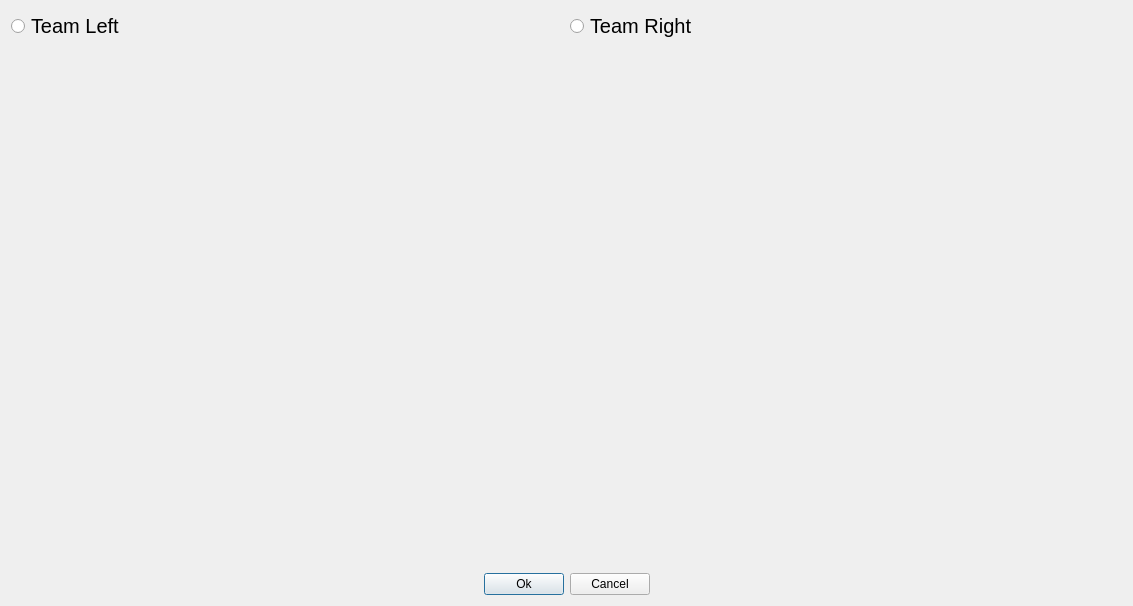
<?xml version="1.0" encoding="UTF-8"?>
<ui version="4.0">
 <class>SnitchCatch</class>
 <widget class="QDialog" name="SnitchCatch">
  <property name="geometry">
   <rect>
    <x>0</x>
    <y>0</y>
    <width>1133</width>
    <height>606</height>
   </rect>
  </property>
  <property name="windowTitle">
   <string>Snitch Catch</string>
  </property>
  <layout class="QVBoxLayout" name="verticalLayout">
   <item>
    <layout class="QHBoxLayout" name="horizontalLayout">
     <item>
      <widget class="QRadioButton" name="teamLeftButton">
       <property name="font">
        <font>
         <pointsize>15</pointsize>
        </font>
       </property>
       <property name="text">
        <string>Team Left</string>
       </property>
      </widget>
     </item>
     <item>
      <widget class="QRadioButton" name="teamRightButton">
       <property name="font">
        <font>
         <pointsize>15</pointsize>
        </font>
       </property>
       <property name="text">
        <string>Team Right</string>
       </property>
      </widget>
     </item>
    </layout>
   </item>
   <item>
    <spacer name="verticalSpacer">
     <property name="orientation">
      <enum>Qt::Vertical</enum>
     </property>
     <property name="sizeHint" stdset="0">
      <size>
       <width>20</width>
       <height>40</height>
      </size>
     </property>
    </spacer>
   </item>
   <item>
    <layout class="QHBoxLayout" name="horizontalLayout_2">
     <item>
      <spacer name="horizontalSpacer">
       <property name="orientation">
        <enum>Qt::Horizontal</enum>
       </property>
       <property name="sizeHint" stdset="0">
        <size>
         <width>40</width>
         <height>20</height>
        </size>
       </property>
      </spacer>
     </item>
     <item>
      <widget class="QPushButton" name="okButton">
       <property name="text">
        <string>Ok</string>
       </property>
      </widget>
     </item>
     <item>
      <widget class="QPushButton" name="cancelButton">
       <property name="text">
        <string>Cancel</string>
       </property>
      </widget>
     </item>
     <item>
      <spacer name="horizontalSpacer_2">
       <property name="orientation">
        <enum>Qt::Horizontal</enum>
       </property>
       <property name="sizeHint" stdset="0">
        <size>
         <width>40</width>
         <height>20</height>
        </size>
       </property>
      </spacer>
     </item>
    </layout>
   </item>
  </layout>
 </widget>
 <resources/>
 <connections>
  <connection>
   <sender>cancelButton</sender>
   <signal>clicked()</signal>
   <receiver>SnitchCatch</receiver>
   <slot>accept()</slot>
   <hints>
    <hint type="sourcelabel">
     <x>650</x>
     <y>566</y>
    </hint>
    <hint type="destinationlabel">
     <x>727</x>
     <y>457</y>
    </hint>
   </hints>
  </connection>
  <connection>
   <sender>okButton</sender>
   <signal>clicked()</signal>
   <receiver>SnitchCatch</receiver>
   <slot>save()</slot>
   <hints>
    <hint type="sourcelabel">
     <x>488</x>
     <y>568</y>
    </hint>
    <hint type="destinationlabel">
     <x>525</x>
     <y>453</y>
    </hint>
   </hints>
  </connection>
 </connections>
 <slots>
  <slot>save()</slot>
 </slots>
</ui>
